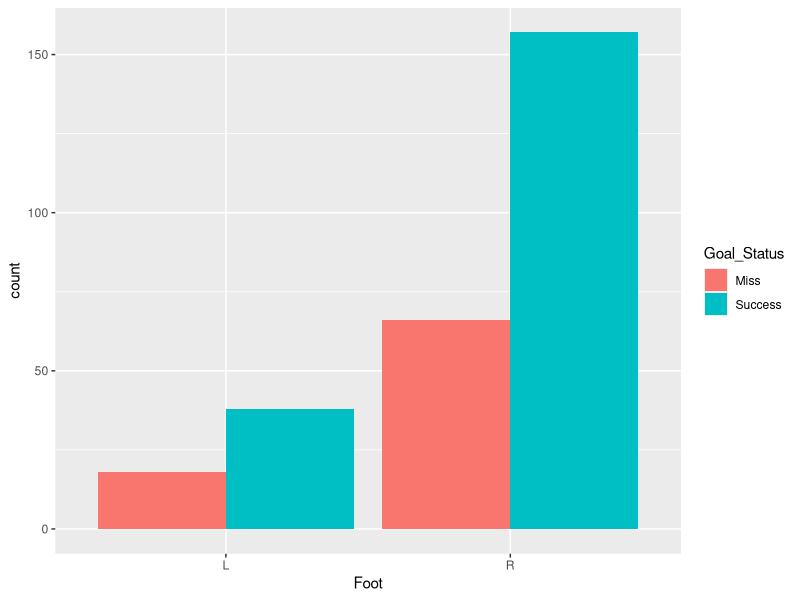

This figure's R source:
## ---- chunk 1
#library
library(vroom)
library(ggplot2)
library(tidyverse)
library(dplyr)
## ---- chunk 2
#data
shootouts <- vroom('./WorldCupShootouts.csv')
## ---- chunk 3
#left vs right foot - success proportion

plot_data <- shootouts %>%
  select(Foot, Goal) %>% 
  filter(Foot %in% c("L", "R"),
         Goal %in% c(0, 1)) %>%
  mutate(Goal_Status = factor(Goal, 
                              levels = c(0, 1), 
                              labels = c("Miss", "Success")))

ggplot(plot_data, aes(x = Foot, fill = Goal_Status)) +
  geom_bar(position = "dodge")
